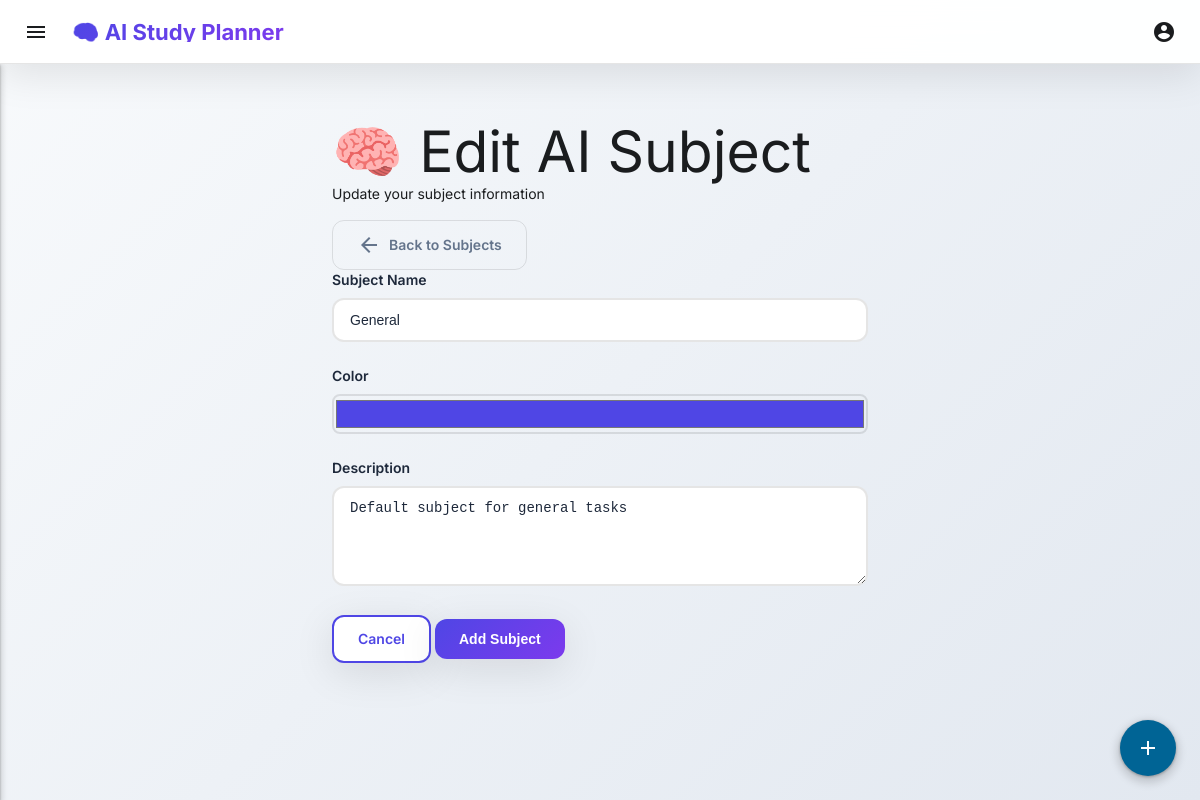
The page /tasks/subjects/1/edit (signed in) on the database its author committed.
### study_planner_flask/models.py (models this page shows)
class Subject(db.Model):
    id = db.Column(db.Integer, primary_key=True)
    user_id = db.Column(db.Integer, db.ForeignKey('user.id'), nullable=False)
    name = db.Column(db.String(100), nullable=False)
    color = db.Column(db.String(7), default='#2196F3')  # Hex color code
    description = db.Column(db.Text)
    created_at = db.Column(db.DateTime, default=datetime.utcnow)
    updated_at = db.Column(db.DateTime, default=datetime.utcnow, onupdate=datetime.utcnow)
    tasks = db.relationship('Task', backref='subject', lazy=True, cascade='all, delete-orphan')
    exams = db.relationship('Exam', backref='subject', lazy=True, cascade='all, delete-orphan')
    study_logs = db.relationship('StudyLog', backref='subject', lazy=True, cascade='all, delete-orphan')

### study_planner_flask/tasks/routes.py (the view, shortened to what this page needs)
@tasks_bp.route("/subjects/<int:subject_id>/edit", methods=["GET", "POST"])
@login_required
def edit_subject(subject_id):
    subject = Subject.query.get_or_404(subject_id)
    if subject.user_id != current_user.id:
        flash("Access denied.", "error")
        return redirect(url_for("tasks.manage_subjects"))
    form = SubjectForm(obj=subject)
    return render_template("edit_subject.html", form=form, subject=subject)

### study_planner_flask/forms.py
class SubjectForm(FlaskForm):
    name = StringField('Subject Name', validators=[DataRequired(), Length(min=2, max=100)])
    color = StringField('Color', validators=[DataRequired()], default='#2196F3')
    description = TextAreaField('Description')
    submit = SubmitField('Add Subject')

### study_planner_flask/app.py (called while the page is built)
def create_app():
    app = Flask(__name__)
    app.config.from_object("config.Config")
    db.init_app(app)
    login_manager = LoginManager()
    login_manager.login_view = "auth.login"
    login_manager.init_app(app)
    @login_manager.user_loader
    def load_user(user_id):
        return User.query.get(int(user_id))
    app.register_blueprint(auth_bp, url_prefix='/auth')
    app.register_blueprint(tasks_bp, url_prefix='/tasks')
    with app.app_context():
        db.create_all()
    return app

### study_planner_flask/templates/edit_subject.html (shortened to what this page needs)
{% extends "base.html" %}
{% block content %}
<div class="ai-edit-subject-container">
    <div class="ai-page-header">
        <div class="ai-page-header__content">
            <h1 class="ai-page-title">🧠 Edit AI Subject</h1>
            <p class="ai-page-subtitle">Update your subject information</p>
        </div>
        <div class="ai-page-header__actions">
            <a href="{{ url_for('tasks.manage_subjects') }}" class="ai-btn ai-btn--ghost">
                <span class="material-icons">arrow_back</span>
                Back to Subjects
            </a>
        </div>
    </div>
    <div class="ai-form-container">
        <form method="POST">
            <div class="ai-form-group">
                {{ form.name.label(class="ai-form-label") }}
                {{ form.name(class="ai-form-input", placeholder="Enter subject name") }}
            </div>
            <div class="ai-form-group">
                {{ form.color.label(class="ai-form-label") }}
                {{ form.color(class="ai-color-picker", type="color") }}
            </div>
            <div class="ai-form-group">
                {{ form.description.label(class="ai-form-label") }}
                {{ form.description(class="ai-form-input", style="resize: vertical; min-height: 100px;", placeholder="Optional description") }}
            </div>
            <div class="ai-form-actions">
                <a href="{{ url_for('tasks.manage_subjects') }}" class="ai-btn ai-btn--secondary">Cancel</a>
                {{ form.submit(class="ai-btn ai-btn--primary") }}
            </div>
        </form>
    </div>
</div>
{% endblock %}

### study_planner_flask/static/css/ai-theme.css (style rules this page uses)
:root { --ai-primary: #4f46e5; --ai-primary-dark: #3730a3; --ai-primary-light: #6366f1; --ai-secondary: #7c3aed; --ai-secondary-dark: #5b21b6; --ai-secondary-light: #8b5cf6; --ai-gradient-primary: linear-gradient(135deg, #4f46e5 0%, #7c3aed 100%); --ai-gradient-secondary: linear-gradient(135deg, #667eea 0%, #764ba2 100%); --ai-gradient-accent: linear-gradient(135deg, #f093fb 0%, #f5576c 100%); --ai-gradient-dark: linear-gradient(135deg, #1e293b 0%, #334155 100%); --ai-gradient-light: linear-gradient(135deg, #f8fafc 0%, #e2e8f0 100%); --ai-surface: #ffffff; --ai-surface-dark: #1e293b; --ai-surface-card: rgba(255, 255, 255, 0.95); --ai-surface-card-dark: rgba(30, 41, 59, 0.95); --ai-text-primary: #1e293b; --ai-text-secondary: #64748b; --ai-text-light: #ffffff; --ai-text-muted: #94a3b8; --ai-border: rgba(0, 0, 0, 0.1); --ai-border-dark: rgba(255, 255, 255, 0.1); --ai-shadow: 0 10px 40px rgba(0, 0, 0, 0.1); --ai-shadow-hover: 0 20px 60px rgba(0, 0, 0, 0.15); --ai-shadow-glow: 0 0 30px rgba(79, 70, 229, 0.3); --ai-transition: all 0.3s cubic-bezier(0.4, 0, 0.2, 1); --ai-transition-fast: all 0.15s cubic-bezier(0.4, 0, 0.2, 1); }
body { background: var(--ai-gradient-light); color: var(--ai-text-primary); font-family: 'Inter', -apple-system, BlinkMacSystemFont, 'Segoe UI', Roboto, sans-serif; }
.ai-btn { padding: 0.75rem 1.5rem; border-radius: 12px; text-decoration: none; font-weight: 600; font-size: 0.875rem; transition: var(--ai-transition); display: inline-flex; align-items: center; gap: 0.5rem; position: relative; overflow: hidden; border: none; cursor: pointer; }
.ai-btn--primary { background: var(--ai-gradient-primary); color: white; box-shadow: var(--ai-shadow); }
.ai-btn--secondary { background: var(--ai-surface); color: var(--ai-primary); border: 2px solid var(--ai-primary); box-shadow: var(--ai-shadow); }
.ai-btn--ghost { background: transparent; color: var(--ai-text-secondary); border: 1px solid var(--ai-border); }
.ai-form-group { margin-bottom: 1.5rem; }
.ai-form-label { display: block; font-weight: 600; color: var(--ai-text-primary); margin-bottom: 0.5rem; font-size: 0.875rem; }
.ai-form-input { width: 100%; padding: 0.75rem 1rem; border: 2px solid var(--ai-border); border-radius: 12px; background: var(--ai-surface); color: var(--ai-text-primary); font-size: 0.875rem; transition: var(--ai-transition); }

### study_planner_flask/templates/edit_subject.html (style rules this page uses)
.ai-edit-subject-container { max-width: 600px; margin: 0 auto; padding: 2rem; }
.ai-color-picker { width: 100%; height: 40px; border: 2px solid var(--ai-border); border-radius: 8px; cursor: pointer; background: none; }

### rows shown on the page
Subject: name "General", color "#4f46e5", description "Default subject for general tasks"
